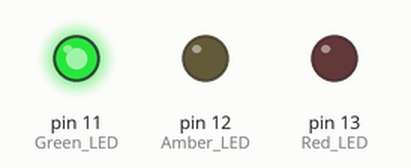
Bench run of a sketch on a simulated Arduino Uno, built with avr-gcc and run on an emulated ATmega328P. Parts: output pins drawn as LEDs (lit = HIGH).

Above: at 1.5 s.
At 3.5 s:
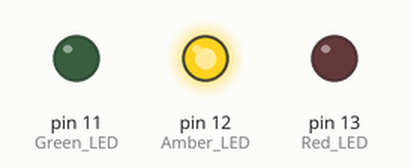
At 5.5 s:
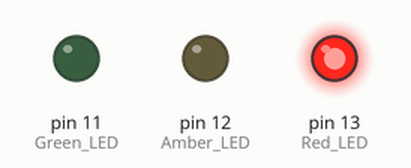
At 9.2 s:
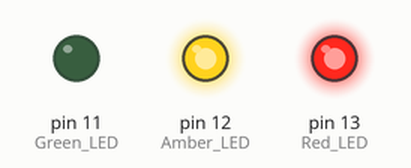
Timing chart, 0 to 13.0 s (numbered marks = the images above):
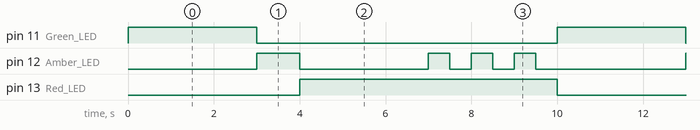

The sketch:

arduino_trafficLights.ino
```cpp
// Kelvin

void setup()
{
  pinMode(13, OUTPUT); // Red LED
  pinMode(12, OUTPUT); // Amber LED
  pinMode(11, OUTPUT); // Green LED
}

void loop()
{
  // Green
  digitalWrite(13, LOW);
  digitalWrite(12, LOW);
  digitalWrite(11, HIGH);
  delay(3000); // Wait for 3000 millisecond(s)

  // Amber
  digitalWrite(12, HIGH);
  digitalWrite(11, LOW);
  delay(1000); // Wait for 1000 millisecond(s)

  // Red
  digitalWrite(13, HIGH);
  digitalWrite(12, LOW);
  delay(3000); // Wait for 3000 millisecond(s)

  // Red + Blinking Amber
  digitalWrite(13, HIGH);
  digitalWrite(11, LOW);
  for (int i = 0; i < 3; i++) {
    digitalWrite(12, HIGH);
    delay(500); // Wait for 500 millisecond(s)
    digitalWrite(12, LOW);
    delay(500); // Wait for 500 millisecond(s)
  }
}
```

Measured:
- by itself, pin 11 (Green_LED): alternates HIGH for 3.0 s and LOW for 7.0 s
- by itself, pin 12 (Amber_LED): repeats every 10.0 s: LOW 3.0 s, 2 × (HIGH 0.50 s, LOW 0.50 s), HIGH 0.50 s, LOW 3.5 s, HIGH 1.0 s
- by itself, pin 13 (Red_LED): alternates HIGH for 6.0 s and LOW for 4.0 s
